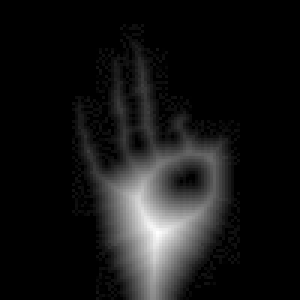
#> input picture Dataset/0123456789/9/151.JPG, 100 x 100 px, given in place of 1.JPG, which was not available (shown 3 times larger)
$ jupyter execute --allow-errors ImageAugmentation.ipynb
#> lines starting #> are read from the running program, lines starting #| are printed output that depends on the picture; pictures that were not available may be replaced by others from this repository, and a replacement may not be noted
#> further down, image is the input picture: shape (100, 100, 3); min 0, max 254, mean 22.3
#> `darkimg=image[:,:,:]*.75`:
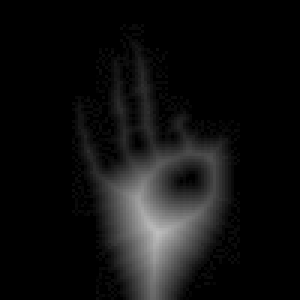
#> darkimg: shape (100, 100, 3) float64 (shown 3 times larger); min 0, max 190.5, mean 16.7
#> (a cell that did not finish here is left out)

[cell 2]
import cv2
import numpy as np
j=1
z=9
def flip_image(image,direction,j,z):
#> called with direction = 1, j = 4, z = 9
    image=cv2.flip(image,direction)
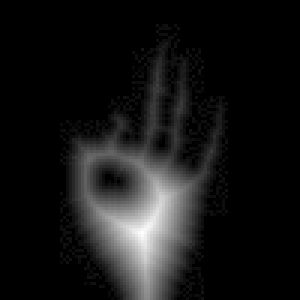
#> image: shape (100, 100, 3) (shown 3 times larger); min 0, max 254, mean 22.3
    cv2.imwrite("/home/paa/Newdataset/" +str(z)+ "/" +str(j) +".jpeg" ,image)
def rotate_image(image,deg,j,z):
#> called with deg = 20, j = 5, z = 9
    rows, cols,c = image.shape
#> rows = 100; cols = 100; c = 3
    M = cv2.getRotationMatrix2D((cols/2,rows/2), deg, 1)
    image = cv2.warpAffine(image, M, (cols, rows))
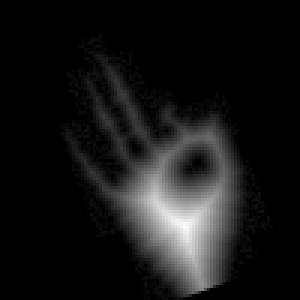
#> image: shape (100, 100, 3) (shown 3 times larger); min 0, max 251, mean 22.3
    cv2.imwrite("/home/paa/Newdataset/"+str(z)+"/"+str(j)+".jpeg", image)
#> (the rest of this cell did not finish here and is left out)

#> call 2 of rotate_image, with deg = -20, j = 6, z = 9
#> in rotate_image (call 2), `image = cv2.warpAffine(image, M, (cols, rows))`:
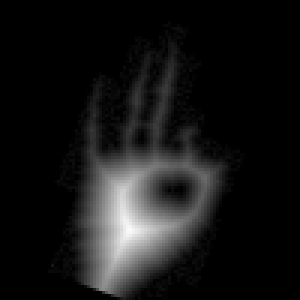
#> image: shape (100, 100, 3) (shown 3 times larger); min 0, max 251, mean 22.3
#> pass 2 of the loop `for i in range(1,205):`:
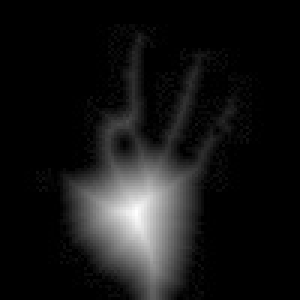
#> input picture Dataset/0123456789/9/160.JPG, 100 x 100 px, given in place of 2.JPG, which was not available (shown 3 times larger)
#> image is the input picture: shape (100, 100, 3); min 0, max 254, mean 21.9
#> `darkimg=image[:,:,:]*.75`:
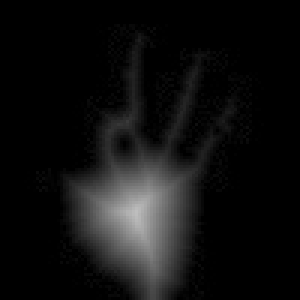
#> darkimg: shape (100, 100, 3) float64 (shown 3 times larger); min 0, max 190.5, mean 16.4
#> in rotate_image (call 4), `image = cv2.warpAffine(image, M, (cols, rows))`:
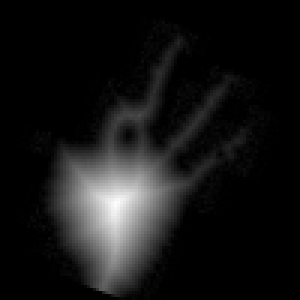
#> image: shape (100, 100, 3) (shown 3 times larger); min 0, max 252, mean 21.9
    j=j+1
